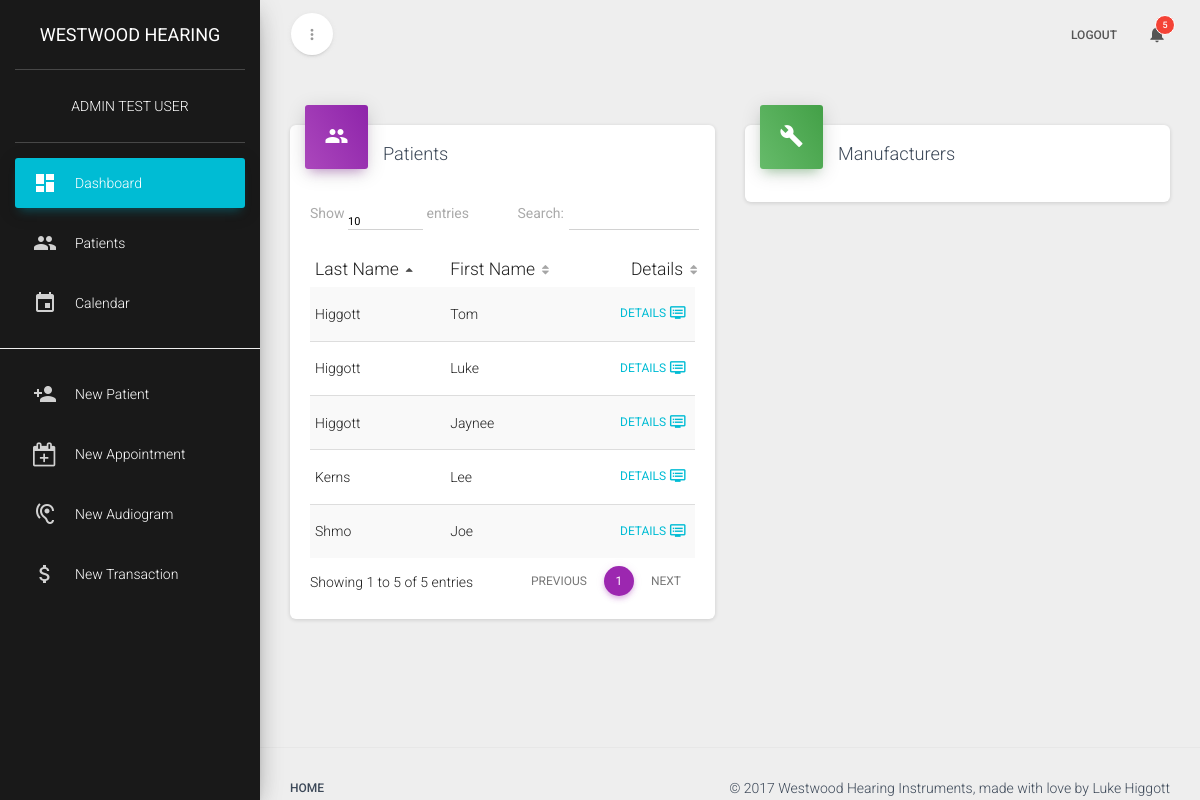
Page / (signed in) on the earlier database version.
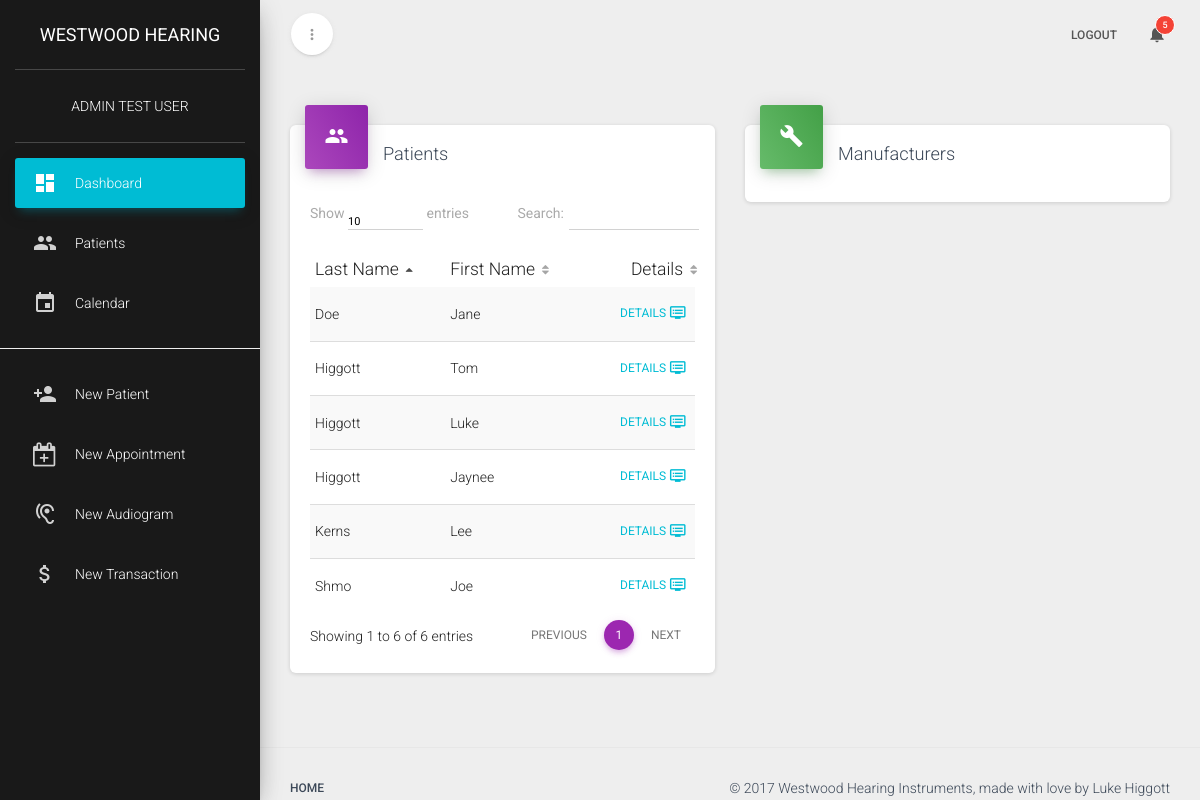
Same page on the later database version.
### OMS/models.py (models this page shows, shortened)
class Patient(models.Model):
	fname = models.CharField('First Name', max_length=30, blank=True)
	lname = models.CharField('Last Name', max_length=30, blank=True)
	gender = models.CharField('Gender', max_length=1, choices=GENDER_CHOICES, default='')
	phone = models.CharField('Phone Number', max_length=10, blank=True)
	email = models.EmailField('Email Address', blank=True)
	street = models.TextField('Street Address', blank=True)
	city = models.TextField('City', blank=True)
	state = models.CharField('State', max_length=2, blank=True)
	zipcode = models.IntegerField('Zip Code', blank=True, null=True)
	notes = models.TextField('Notes', blank=True)
	createdate = models.DateTimeField('Became a patient on', auto_now_add=True)
	birthday = models.DateField('Birthday', blank=True)

### OMS/views.py (the view)
# urls.py: url(r'^$', views.home, name='home'),
@login_required
def home(request):
	patients = Patient.objects.all().order_by('lname')
	return render(request, 'OMS/home.html', {'patients': patients})

### OMS/templates/OMS/home.html (shortened to what this page needs)
{% extends 'OMS/base.html' %}
{% block content %}
<div class="row">
  <div class="col-md-6">
    <div class="card">
      <div class="card-header card-header-icon" data-background-color="purple">
        <i class="material-icons">people</i>
      </div>
      <div class="card-content">
        <h4 class="card-title">Patients</h4>
        <div class="material-datatables">
          <div id="datatables_wrapper" class="dataTables_wrapper form-inline dt-bootstrap">
            <table id="datatables" class="table table-striped table-no-bordered table-hover dataTable dtr-inline" style="width: 100%;" role="grid" aria-describedby="datatables_info" width="100%" cellspacing="0">
              <thead>
                <tr role="row">
                  <th>Last Name</th>
                  <th>First Name</th>
                  <th class="text-right">Details</th>
                </tr>
              </thead>
              <tbody>
                {% for patient in patients %}
                <tr>
                  <td>{{ patient.lname }}</td>
                  <td>{{ patient.fname }}</td>
                  <td class="text-right">
                    <a href="/patient/{{ patient.id }}" class="btn btn-simple btn-info btn-icon edit">DETAILS <i class="material-icons">dvr</i></a>
                  </td>
                </tr>
                {% endfor %}
              </tbody>
            </table>
          </div>
        </div>
      </div>
    </div>
  </div>
  <div class="col-md-6">
    <div class="card">
      <div class="card-header card-header-icon" data-background-color="green">
        <i class="material-icons">build</i>
      </div>
      <div class="card-content">
        <h4 class="card-title">
          Manufacturers
        </h4>
      </div>
    </div>
  </div>
</div>
{% endblock %}

Differences in the rows shown:
added Patient: lname "Doe", fname "Jane"
Other differences:
text written by a page script: "Show entries Search: Showing 1 to 5 of 5 entries PREVIOUS 1 NEXT" → "Show entries Search: Showing 1 to 6 of 6 entries PREVIOUS 1 NEXT"
